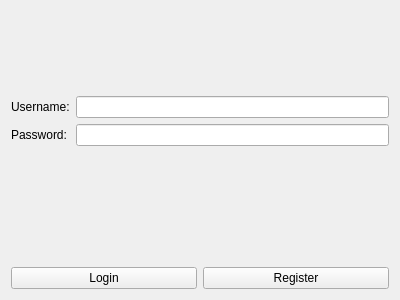
<?xml version="1.0" encoding="UTF-8"?>
<ui version="4.0">
 <class>LoginPage</class>
 <widget class="QWidget" name="LoginPage">
  <property name="geometry">
   <rect>
    <x>0</x>
    <y>0</y>
    <width>400</width>
    <height>300</height>
   </rect>
  </property>
  <property name="windowTitle">
   <string>Super Mario - Login</string>
  </property>
  <layout class="QVBoxLayout" name="verticalLayout">
   <item>
    <widget class="QLabel" name="logoLabel">
     <property name="text">
      <string/>
     </property>
     <property name="alignment">
      <set>Qt::AlignCenter</set>
     </property>
    </widget>
   </item>
   <item>
    <layout class="QFormLayout" name="formLayout">
     <item row="0" column="0">
      <widget class="QLabel" name="usernameLabel">
       <property name="text">
        <string>Username:</string>
       </property>
      </widget>
     </item>
     <item row="0" column="1">
      <widget class="QLineEdit" name="usernameLineEdit"/>
     </item>
     <item row="1" column="0">
      <widget class="QLabel" name="passwordLabel">
       <property name="text">
        <string>Password:</string>
       </property>
      </widget>
     </item>
     <item row="1" column="1">
      <widget class="QLineEdit" name="passwordLineEdit">
       <property name="echoMode">
        <enum>QLineEdit::Password</enum>
       </property>
      </widget>
     </item>
    </layout>
   </item>
   <item>
    <widget class="QLabel" name="statusLabel">
     <property name="text">
      <string/>
     </property>
     <property name="alignment">
      <set>Qt::AlignCenter</set>
     </property>
    </widget>
   </item>
   <item>
    <layout class="QHBoxLayout" name="horizontalLayout">
     <item>
      <widget class="QPushButton" name="loginButton">
       <property name="text">
        <string>Login</string>
       </property>
      </widget>
     </item>
     <item>
      <widget class="QPushButton" name="registerButton">
       <property name="text">
        <string>Register</string>
       </property>
      </widget>
     </item>
    </layout>
   </item>
  </layout>
 </widget>
 <resources/>
 <connections/>
</ui>
